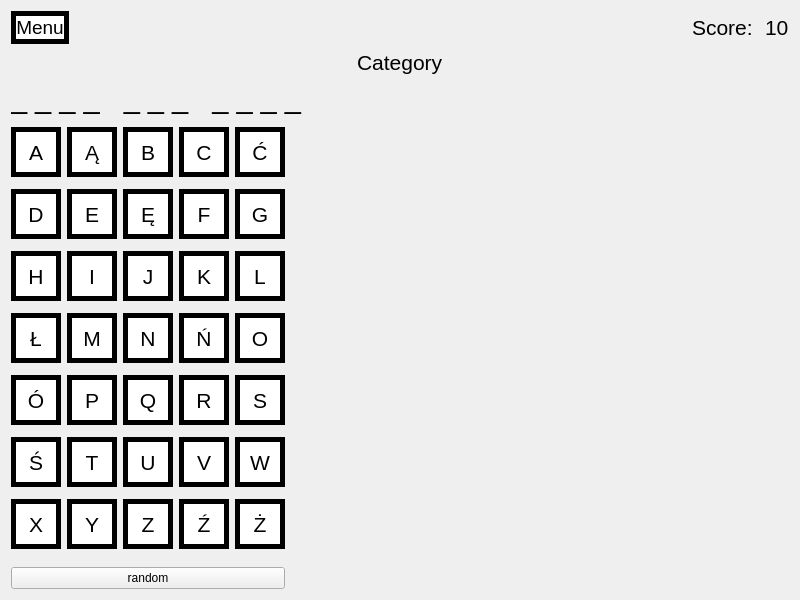
<?xml version="1.0" encoding="UTF-8"?>
<ui version="4.0">
 <class>Game</class>
 <widget class="QWidget" name="Game">
  <property name="geometry">
   <rect>
    <x>0</x>
    <y>0</y>
    <width>800</width>
    <height>600</height>
   </rect>
  </property>
  <property name="windowTitle">
   <string>Form</string>
  </property>
  <layout class="QGridLayout" name="gridLayout_2">
   <item row="0" column="0" colspan="2">
    <layout class="QHBoxLayout" name="horizontalLayout">
     <item>
      <widget class="QPushButton" name="btnMenu">
       <property name="styleSheet">
        <string notr="true">QPushButton {
	border: 5px solid #000000;
	font-size: 14pt;
	color: #000000;
	background-color: #ffffff;
}</string>
       </property>
       <property name="text">
        <string>Menu</string>
       </property>
      </widget>
     </item>
     <item>
      <spacer name="hspacer1">
       <property name="orientation">
        <enum>Qt::Horizontal</enum>
       </property>
       <property name="sizeHint" stdset="0">
        <size>
         <width>40</width>
         <height>20</height>
        </size>
       </property>
      </spacer>
     </item>
     <item>
      <widget class="QLabel" name="labelScore">
       <property name="styleSheet">
        <string notr="true">QLabel {
	font: 16pt;
	color: #000000;
}</string>
       </property>
       <property name="text">
        <string>Score: </string>
       </property>
      </widget>
     </item>
     <item>
      <widget class="QLabel" name="score">
       <property name="styleSheet">
        <string notr="true">QLabel {
	font: 16pt;
	color: #000000;
}</string>
       </property>
       <property name="text">
        <string>10</string>
       </property>
      </widget>
     </item>
    </layout>
   </item>
   <item row="10" column="0">
    <widget class="QPushButton" name="btnRandom">
     <property name="text">
      <string>random</string>
     </property>
    </widget>
   </item>
   <item row="9" column="1">
    <widget class="QStackedWidget" name="canvasDisplay">
     <widget class="QWidget" name="canvas"/>
    </widget>
   </item>
   <item row="8" column="0" colspan="2">
    <widget class="QLabel" name="phrase">
     <property name="styleSheet">
      <string notr="true">QLabel {
	font: 22pt;
	qproperty-alignment: 'AlignCenter';
	color: #000000;
}</string>
     </property>
     <property name="text">
      <string>_ _ _ _   _ _ _   _ _ _ _</string>
     </property>
    </widget>
   </item>
   <item row="9" column="0">
    <layout class="QGridLayout" name="gridLayout">
     <item row="0" column="0">
      <widget class="QPushButton" name="btnA">
       <property name="enabled">
        <bool>true</bool>
       </property>
       <property name="sizePolicy">
        <sizepolicy hsizetype="Minimum" vsizetype="Fixed">
         <horstretch>0</horstretch>
         <verstretch>0</verstretch>
        </sizepolicy>
       </property>
       <property name="minimumSize">
        <size>
         <width>50</width>
         <height>50</height>
        </size>
       </property>
       <property name="styleSheet">
        <string notr="true">QPushButton {
	border: 5px solid #000000;
	font-size: 16pt;
	background-color: #ffffff;
	color: #000000;
}

QPushButton:!enabled {
	border: 5px solid #c7c7c7;
	background-color: #ffffff;
	color: #c7c7c7;
}</string>
       </property>
       <property name="text">
        <string>A</string>
       </property>
      </widget>
     </item>
     <item row="3" column="4">
      <widget class="QPushButton" name="btnO">
       <property name="sizePolicy">
        <sizepolicy hsizetype="Minimum" vsizetype="Fixed">
         <horstretch>0</horstretch>
         <verstretch>0</verstretch>
        </sizepolicy>
       </property>
       <property name="minimumSize">
        <size>
         <width>50</width>
         <height>50</height>
        </size>
       </property>
       <property name="styleSheet">
        <string notr="true">QPushButton {
	border: 5px solid #000000;
	font-size: 16pt;
	background-color: #ffffff;
	color: #000000;
}

QPushButton:!enabled {
	border: 5px solid #c7c7c7;
	background-color: #ffffff;
	color: #c7c7c7;
}</string>
       </property>
       <property name="text">
        <string>O</string>
       </property>
      </widget>
     </item>
     <item row="0" column="2">
      <widget class="QPushButton" name="btnB">
       <property name="sizePolicy">
        <sizepolicy hsizetype="Minimum" vsizetype="Fixed">
         <horstretch>0</horstretch>
         <verstretch>0</verstretch>
        </sizepolicy>
       </property>
       <property name="minimumSize">
        <size>
         <width>50</width>
         <height>50</height>
        </size>
       </property>
       <property name="styleSheet">
        <string notr="true">QPushButton {
	border: 5px solid #000000;
	font-size: 16pt;
	background-color: #ffffff;
	color: #000000;
}

QPushButton:!enabled {
	border: 5px solid #c7c7c7;
	background-color: #ffffff;
	color: #c7c7c7;
}</string>
       </property>
       <property name="text">
        <string>B</string>
       </property>
      </widget>
     </item>
     <item row="2" column="3">
      <widget class="QPushButton" name="btnK">
       <property name="sizePolicy">
        <sizepolicy hsizetype="Minimum" vsizetype="Fixed">
         <horstretch>0</horstretch>
         <verstretch>0</verstretch>
        </sizepolicy>
       </property>
       <property name="minimumSize">
        <size>
         <width>50</width>
         <height>50</height>
        </size>
       </property>
       <property name="styleSheet">
        <string notr="true">QPushButton {
	border: 5px solid #000000;
	font-size: 16pt;
	background-color: #ffffff;
	color: #000000;
}

QPushButton:!enabled {
	border: 5px solid #c7c7c7;
	background-color: #ffffff;
	color: #c7c7c7;
}</string>
       </property>
       <property name="text">
        <string>K</string>
       </property>
      </widget>
     </item>
     <item row="6" column="3">
      <widget class="QPushButton" name="btnX_">
       <property name="sizePolicy">
        <sizepolicy hsizetype="Minimum" vsizetype="Fixed">
         <horstretch>0</horstretch>
         <verstretch>0</verstretch>
        </sizepolicy>
       </property>
       <property name="minimumSize">
        <size>
         <width>50</width>
         <height>50</height>
        </size>
       </property>
       <property name="styleSheet">
        <string notr="true">QPushButton {
	border: 5px solid #000000;
	font-size: 16pt;
	background-color: #ffffff;
	color: #000000;
}

QPushButton:!enabled {
	border: 5px solid #c7c7c7;
	background-color: #ffffff;
	color: #c7c7c7;
}</string>
       </property>
       <property name="text">
        <string>Ź</string>
       </property>
      </widget>
     </item>
     <item row="4" column="3">
      <widget class="QPushButton" name="btnR">
       <property name="sizePolicy">
        <sizepolicy hsizetype="Minimum" vsizetype="Fixed">
         <horstretch>0</horstretch>
         <verstretch>0</verstretch>
        </sizepolicy>
       </property>
       <property name="minimumSize">
        <size>
         <width>50</width>
         <height>50</height>
        </size>
       </property>
       <property name="styleSheet">
        <string notr="true">QPushButton {
	border: 5px solid #000000;
	font-size: 16pt;
	background-color: #ffffff;
	color: #000000;
}

QPushButton:!enabled {
	border: 5px solid #c7c7c7;
	background-color: #ffffff;
	color: #c7c7c7;
}</string>
       </property>
       <property name="text">
        <string>R</string>
       </property>
      </widget>
     </item>
     <item row="6" column="2">
      <widget class="QPushButton" name="btnZ">
       <property name="sizePolicy">
        <sizepolicy hsizetype="Minimum" vsizetype="Fixed">
         <horstretch>0</horstretch>
         <verstretch>0</verstretch>
        </sizepolicy>
       </property>
       <property name="minimumSize">
        <size>
         <width>50</width>
         <height>50</height>
        </size>
       </property>
       <property name="styleSheet">
        <string notr="true">QPushButton {
	border: 5px solid #000000;
	font-size: 16pt;
	background-color: #ffffff;
	color: #000000;
}

QPushButton:!enabled {
	border: 5px solid #c7c7c7;
	background-color: #ffffff;
	color: #c7c7c7;
}</string>
       </property>
       <property name="text">
        <string>Z</string>
       </property>
      </widget>
     </item>
     <item row="5" column="2">
      <widget class="QPushButton" name="btnU">
       <property name="sizePolicy">
        <sizepolicy hsizetype="Minimum" vsizetype="Fixed">
         <horstretch>0</horstretch>
         <verstretch>0</verstretch>
        </sizepolicy>
       </property>
       <property name="minimumSize">
        <size>
         <width>50</width>
         <height>50</height>
        </size>
       </property>
       <property name="styleSheet">
        <string notr="true">QPushButton {
	border: 5px solid #000000;
	font-size: 16pt;
	background-color: #ffffff;
	color: #000000;
}

QPushButton:!enabled {
	border: 5px solid #c7c7c7;
	background-color: #ffffff;
	color: #c7c7c7;
}</string>
       </property>
       <property name="text">
        <string>U</string>
       </property>
      </widget>
     </item>
     <item row="1" column="4">
      <widget class="QPushButton" name="btnG">
       <property name="sizePolicy">
        <sizepolicy hsizetype="Minimum" vsizetype="Fixed">
         <horstretch>0</horstretch>
         <verstretch>0</verstretch>
        </sizepolicy>
       </property>
       <property name="minimumSize">
        <size>
         <width>50</width>
         <height>50</height>
        </size>
       </property>
       <property name="styleSheet">
        <string notr="true">QPushButton {
	border: 5px solid #000000;
	font-size: 16pt;
	background-color: #ffffff;
	color: #000000;
}

QPushButton:!enabled {
	border: 5px solid #c7c7c7;
	background-color: #ffffff;
	color: #c7c7c7;
}</string>
       </property>
       <property name="text">
        <string>G</string>
       </property>
      </widget>
     </item>
     <item row="4" column="0">
      <widget class="QPushButton" name="btnO_">
       <property name="sizePolicy">
        <sizepolicy hsizetype="Minimum" vsizetype="Fixed">
         <horstretch>0</horstretch>
         <verstretch>0</verstretch>
        </sizepolicy>
       </property>
       <property name="minimumSize">
        <size>
         <width>50</width>
         <height>50</height>
        </size>
       </property>
       <property name="styleSheet">
        <string notr="true">QPushButton {
	border: 5px solid #000000;
	font-size: 16pt;
	background-color: #ffffff;
	color: #000000;
}

QPushButton:!enabled {
	border: 5px solid #c7c7c7;
	background-color: #ffffff;
	color: #c7c7c7;
}</string>
       </property>
       <property name="text">
        <string>Ó</string>
       </property>
      </widget>
     </item>
     <item row="4" column="1">
      <widget class="QPushButton" name="btnP">
       <property name="sizePolicy">
        <sizepolicy hsizetype="Minimum" vsizetype="Fixed">
         <horstretch>0</horstretch>
         <verstretch>0</verstretch>
        </sizepolicy>
       </property>
       <property name="minimumSize">
        <size>
         <width>50</width>
         <height>50</height>
        </size>
       </property>
       <property name="styleSheet">
        <string notr="true">QPushButton {
	border: 5px solid #000000;
	font-size: 16pt;
	background-color: #ffffff;
	color: #000000;
}

QPushButton:!enabled {
	border: 5px solid #c7c7c7;
	background-color: #ffffff;
	color: #c7c7c7;
}</string>
       </property>
       <property name="text">
        <string>P</string>
       </property>
      </widget>
     </item>
     <item row="5" column="3">
      <widget class="QPushButton" name="btnV">
       <property name="sizePolicy">
        <sizepolicy hsizetype="Minimum" vsizetype="Fixed">
         <horstretch>0</horstretch>
         <verstretch>0</verstretch>
        </sizepolicy>
       </property>
       <property name="minimumSize">
        <size>
         <width>50</width>
         <height>50</height>
        </size>
       </property>
       <property name="styleSheet">
        <string notr="true">QPushButton {
	border: 5px solid #000000;
	font-size: 16pt;
	background-color: #ffffff;
	color: #000000;
}

QPushButton:!enabled {
	border: 5px solid #c7c7c7;
	background-color: #ffffff;
	color: #c7c7c7;
}</string>
       </property>
       <property name="text">
        <string>V</string>
       </property>
      </widget>
     </item>
     <item row="1" column="2">
      <widget class="QPushButton" name="btnE_">
       <property name="sizePolicy">
        <sizepolicy hsizetype="Minimum" vsizetype="Fixed">
         <horstretch>0</horstretch>
         <verstretch>0</verstretch>
        </sizepolicy>
       </property>
       <property name="minimumSize">
        <size>
         <width>50</width>
         <height>50</height>
        </size>
       </property>
       <property name="styleSheet">
        <string notr="true">QPushButton {
	border: 5px solid #000000;
	font-size: 16pt;
	background-color: #ffffff;
	color: #000000;
}

QPushButton:!enabled {
	border: 5px solid #c7c7c7;
	background-color: #ffffff;
	color: #c7c7c7;
}</string>
       </property>
       <property name="text">
        <string>Ę</string>
       </property>
      </widget>
     </item>
     <item row="3" column="2">
      <widget class="QPushButton" name="btnN">
       <property name="sizePolicy">
        <sizepolicy hsizetype="Minimum" vsizetype="Fixed">
         <horstretch>0</horstretch>
         <verstretch>0</verstretch>
        </sizepolicy>
       </property>
       <property name="minimumSize">
        <size>
         <width>50</width>
         <height>50</height>
        </size>
       </property>
       <property name="styleSheet">
        <string notr="true">QPushButton {
	border: 5px solid #000000;
	font-size: 16pt;
	background-color: #ffffff;
	color: #000000;
}

QPushButton:!enabled {
	border: 5px solid #c7c7c7;
	background-color: #ffffff;
	color: #c7c7c7;
}</string>
       </property>
       <property name="text">
        <string>N</string>
       </property>
      </widget>
     </item>
     <item row="5" column="1">
      <widget class="QPushButton" name="btnT">
       <property name="sizePolicy">
        <sizepolicy hsizetype="Minimum" vsizetype="Fixed">
         <horstretch>0</horstretch>
         <verstretch>0</verstretch>
        </sizepolicy>
       </property>
       <property name="minimumSize">
        <size>
         <width>50</width>
         <height>50</height>
        </size>
       </property>
       <property name="styleSheet">
        <string notr="true">QPushButton {
	border: 5px solid #000000;
	font-size: 16pt;
	background-color: #ffffff;
	color: #000000;
}

QPushButton:!enabled {
	border: 5px solid #c7c7c7;
	background-color: #ffffff;
	color: #c7c7c7;
}</string>
       </property>
       <property name="text">
        <string>T</string>
       </property>
      </widget>
     </item>
     <item row="2" column="0">
      <widget class="QPushButton" name="btnH">
       <property name="sizePolicy">
        <sizepolicy hsizetype="Minimum" vsizetype="Fixed">
         <horstretch>0</horstretch>
         <verstretch>0</verstretch>
        </sizepolicy>
       </property>
       <property name="minimumSize">
        <size>
         <width>50</width>
         <height>50</height>
        </size>
       </property>
       <property name="styleSheet">
        <string notr="true">QPushButton {
	border: 5px solid #000000;
	font-size: 16pt;
	background-color: #ffffff;
	color: #000000;
}

QPushButton:!enabled {
	border: 5px solid #c7c7c7;
	background-color: #ffffff;
	color: #c7c7c7;
}</string>
       </property>
       <property name="text">
        <string>H</string>
       </property>
      </widget>
     </item>
     <item row="0" column="3">
      <widget class="QPushButton" name="btnC">
       <property name="sizePolicy">
        <sizepolicy hsizetype="Minimum" vsizetype="Fixed">
         <horstretch>0</horstretch>
         <verstretch>0</verstretch>
        </sizepolicy>
       </property>
       <property name="minimumSize">
        <size>
         <width>50</width>
         <height>50</height>
        </size>
       </property>
       <property name="styleSheet">
        <string notr="true">QPushButton {
	border: 5px solid #000000;
	font-size: 16pt;
	background-color: #ffffff;
	color: #000000;
}

QPushButton:!enabled {
	border: 5px solid #c7c7c7;
	background-color: #ffffff;
	color: #c7c7c7;
}</string>
       </property>
       <property name="text">
        <string>C</string>
       </property>
      </widget>
     </item>
     <item row="6" column="4">
      <widget class="QPushButton" name="btnZ_">
       <property name="sizePolicy">
        <sizepolicy hsizetype="Minimum" vsizetype="Fixed">
         <horstretch>0</horstretch>
         <verstretch>0</verstretch>
        </sizepolicy>
       </property>
       <property name="minimumSize">
        <size>
         <width>50</width>
         <height>50</height>
        </size>
       </property>
       <property name="styleSheet">
        <string notr="true">QPushButton {
	border: 5px solid #000000;
	font-size: 16pt;
	background-color: #ffffff;
	color: #000000;
}

QPushButton:!enabled {
	border: 5px solid #c7c7c7;
	background-color: #ffffff;
	color: #c7c7c7;
}</string>
       </property>
       <property name="text">
        <string>Ż</string>
       </property>
      </widget>
     </item>
     <item row="4" column="4">
      <widget class="QPushButton" name="btnS">
       <property name="sizePolicy">
        <sizepolicy hsizetype="Minimum" vsizetype="Fixed">
         <horstretch>0</horstretch>
         <verstretch>0</verstretch>
        </sizepolicy>
       </property>
       <property name="minimumSize">
        <size>
         <width>50</width>
         <height>50</height>
        </size>
       </property>
       <property name="styleSheet">
        <string notr="true">QPushButton {
	border: 5px solid #000000;
	font-size: 16pt;
	background-color: #ffffff;
	color: #000000;
}

QPushButton:!enabled {
	border: 5px solid #c7c7c7;
	background-color: #ffffff;
	color: #c7c7c7;
}</string>
       </property>
       <property name="text">
        <string>S</string>
       </property>
      </widget>
     </item>
     <item row="2" column="2">
      <widget class="QPushButton" name="btnJ">
       <property name="sizePolicy">
        <sizepolicy hsizetype="Minimum" vsizetype="Fixed">
         <horstretch>0</horstretch>
         <verstretch>0</verstretch>
        </sizepolicy>
       </property>
       <property name="minimumSize">
        <size>
         <width>50</width>
         <height>50</height>
        </size>
       </property>
       <property name="styleSheet">
        <string notr="true">QPushButton {
	border: 5px solid #000000;
	font-size: 16pt;
	background-color: #ffffff;
	color: #000000;
}

QPushButton:!enabled {
	border: 5px solid #c7c7c7;
	background-color: #ffffff;
	color: #c7c7c7;
}</string>
       </property>
       <property name="text">
        <string>J</string>
       </property>
      </widget>
     </item>
     <item row="1" column="1">
      <widget class="QPushButton" name="btnE">
       <property name="sizePolicy">
        <sizepolicy hsizetype="Minimum" vsizetype="Fixed">
         <horstretch>0</horstretch>
         <verstretch>0</verstretch>
        </sizepolicy>
       </property>
       <property name="minimumSize">
        <size>
         <width>50</width>
         <height>50</height>
        </size>
       </property>
       <property name="styleSheet">
        <string notr="true">QPushButton {
	border: 5px solid #000000;
	font-size: 16pt;
	background-color: #ffffff;
	color: #000000;
}

QPushButton:!enabled {
	border: 5px solid #c7c7c7;
	background-color: #ffffff;
	color: #c7c7c7;
}</string>
       </property>
       <property name="text">
        <string>E</string>
       </property>
      </widget>
     </item>
     <item row="2" column="4">
      <widget class="QPushButton" name="btnL">
       <property name="sizePolicy">
        <sizepolicy hsizetype="Minimum" vsizetype="Fixed">
         <horstretch>0</horstretch>
         <verstretch>0</verstretch>
        </sizepolicy>
       </property>
       <property name="minimumSize">
        <size>
         <width>50</width>
         <height>50</height>
        </size>
       </property>
       <property name="styleSheet">
        <string notr="true">QPushButton {
	border: 5px solid #000000;
	font-size: 16pt;
	background-color: #ffffff;
	color: #000000;
}

QPushButton:!enabled {
	border: 5px solid #c7c7c7;
	background-color: #ffffff;
	color: #c7c7c7;
}</string>
       </property>
       <property name="text">
        <string>L</string>
       </property>
      </widget>
     </item>
     <item row="3" column="1">
      <widget class="QPushButton" name="btnM">
       <property name="sizePolicy">
        <sizepolicy hsizetype="Minimum" vsizetype="Fixed">
         <horstretch>0</horstretch>
         <verstretch>0</verstretch>
        </sizepolicy>
       </property>
       <property name="minimumSize">
        <size>
         <width>50</width>
         <height>50</height>
        </size>
       </property>
       <property name="styleSheet">
        <string notr="true">QPushButton {
	border: 5px solid #000000;
	font-size: 16pt;
	background-color: #ffffff;
	color: #000000;
}

QPushButton:!enabled {
	border: 5px solid #c7c7c7;
	background-color: #ffffff;
	color: #c7c7c7;
}</string>
       </property>
       <property name="text">
        <string>M</string>
       </property>
      </widget>
     </item>
     <item row="5" column="4">
      <widget class="QPushButton" name="btnW">
       <property name="sizePolicy">
        <sizepolicy hsizetype="Minimum" vsizetype="Fixed">
         <horstretch>0</horstretch>
         <verstretch>0</verstretch>
        </sizepolicy>
       </property>
       <property name="minimumSize">
        <size>
         <width>50</width>
         <height>50</height>
        </size>
       </property>
       <property name="styleSheet">
        <string notr="true">QPushButton {
	border: 5px solid #000000;
	font-size: 16pt;
	background-color: #ffffff;
	color: #000000;
}

QPushButton:!enabled {
	border: 5px solid #c7c7c7;
	background-color: #ffffff;
	color: #c7c7c7;
}</string>
       </property>
       <property name="text">
        <string>W</string>
       </property>
      </widget>
     </item>
     <item row="5" column="0">
      <widget class="QPushButton" name="btnS_">
       <property name="sizePolicy">
        <sizepolicy hsizetype="Minimum" vsizetype="Fixed">
         <horstretch>0</horstretch>
         <verstretch>0</verstretch>
        </sizepolicy>
       </property>
       <property name="minimumSize">
        <size>
         <width>50</width>
         <height>50</height>
        </size>
       </property>
       <property name="styleSheet">
        <string notr="true">QPushButton {
	border: 5px solid #000000;
	font-size: 16pt;
	background-color: #ffffff;
	color: #000000;
}

QPushButton:!enabled {
	border: 5px solid #c7c7c7;
	background-color: #ffffff;
	color: #c7c7c7;
}</string>
       </property>
       <property name="text">
        <string>Ś</string>
       </property>
      </widget>
     </item>
     <item row="1" column="3">
      <widget class="QPushButton" name="btnF">
       <property name="sizePolicy">
        <sizepolicy hsizetype="Minimum" vsizetype="Fixed">
         <horstretch>0</horstretch>
         <verstretch>0</verstretch>
        </sizepolicy>
       </property>
       <property name="minimumSize">
        <size>
         <width>50</width>
         <height>50</height>
        </size>
       </property>
       <property name="styleSheet">
        <string notr="true">QPushButton {
	border: 5px solid #000000;
	font-size: 16pt;
	background-color: #ffffff;
	color: #000000;
}

QPushButton:!enabled {
	border: 5px solid #c7c7c7;
	background-color: #ffffff;
	color: #c7c7c7;
}</string>
       </property>
       <property name="text">
        <string>F</string>
       </property>
      </widget>
     </item>
     <item row="2" column="1">
      <widget class="QPushButton" name="btnI">
       <property name="sizePolicy">
        <sizepolicy hsizetype="Minimum" vsizetype="Fixed">
         <horstretch>0</horstretch>
         <verstretch>0</verstretch>
        </sizepolicy>
       </property>
       <property name="minimumSize">
        <size>
         <width>50</width>
         <height>50</height>
        </size>
       </property>
       <property name="styleSheet">
        <string notr="true">QPushButton {
	border: 5px solid #000000;
	font-size: 16pt;
	background-color: #ffffff;
	color: #000000;
}

QPushButton:!enabled {
	border: 5px solid #c7c7c7;
	background-color: #ffffff;
	color: #c7c7c7;
}</string>
       </property>
       <property name="text">
        <string>I</string>
       </property>
      </widget>
     </item>
     <item row="0" column="1">
      <widget class="QPushButton" name="btnA_">
       <property name="sizePolicy">
        <sizepolicy hsizetype="Minimum" vsizetype="Fixed">
         <horstretch>0</horstretch>
         <verstretch>0</verstretch>
        </sizepolicy>
       </property>
       <property name="minimumSize">
        <size>
         <width>50</width>
         <height>50</height>
        </size>
       </property>
       <property name="styleSheet">
        <string notr="true">QPushButton {
	border: 5px solid #000000;
	font-size: 16pt;
	background-color: #ffffff;
	color: #000000;
}

QPushButton:!enabled {
	border: 5px solid #c7c7c7;
	background-color: #ffffff;
	color: #c7c7c7;
}</string>
       </property>
       <property name="text">
        <string>Ą</string>
       </property>
      </widget>
     </item>
     <item row="0" column="4">
      <widget class="QPushButton" name="btnC_">
       <property name="sizePolicy">
        <sizepolicy hsizetype="Minimum" vsizetype="Fixed">
         <horstretch>0</horstretch>
         <verstretch>0</verstretch>
        </sizepolicy>
       </property>
       <property name="minimumSize">
        <size>
         <width>50</width>
         <height>50</height>
        </size>
       </property>
       <property name="styleSheet">
        <string notr="true">QPushButton {
	border: 5px solid #000000;
	font-size: 16pt;
	background-color: #ffffff;
	color: #000000;
}

QPushButton:!enabled {
	border: 5px solid #c7c7c7;
	background-color: #ffffff;
	color: #c7c7c7;
}</string>
       </property>
       <property name="text">
        <string>Ć</string>
       </property>
      </widget>
     </item>
     <item row="1" column="0">
      <widget class="QPushButton" name="btnD">
       <property name="sizePolicy">
        <sizepolicy hsizetype="Minimum" vsizetype="Fixed">
         <horstretch>0</horstretch>
         <verstretch>0</verstretch>
        </sizepolicy>
       </property>
       <property name="minimumSize">
        <size>
         <width>50</width>
         <height>50</height>
        </size>
       </property>
       <property name="styleSheet">
        <string notr="true">QPushButton {
	border: 5px solid #000000;
	font-size: 16pt;
	background-color: #ffffff;
	color: #000000;
}

QPushButton:!enabled {
	border: 5px solid #c7c7c7;
	background-color: #ffffff;
	color: #c7c7c7;
}</string>
       </property>
       <property name="text">
        <string>D</string>
       </property>
      </widget>
     </item>
     <item row="3" column="3">
      <widget class="QPushButton" name="btnN_">
       <property name="sizePolicy">
        <sizepolicy hsizetype="Minimum" vsizetype="Fixed">
         <horstretch>0</horstretch>
         <verstretch>0</verstretch>
        </sizepolicy>
       </property>
       <property name="minimumSize">
        <size>
         <width>50</width>
         <height>50</height>
        </size>
       </property>
       <property name="styleSheet">
        <string notr="true">QPushButton {
	border: 5px solid #000000;
	font-size: 16pt;
	background-color: #ffffff;
	color: #000000;
}

QPushButton:!enabled {
	border: 5px solid #c7c7c7;
	background-color: #ffffff;
	color: #c7c7c7;
}</string>
       </property>
       <property name="text">
        <string>Ń</string>
       </property>
      </widget>
     </item>
     <item row="3" column="0">
      <widget class="QPushButton" name="btnL_">
       <property name="sizePolicy">
        <sizepolicy hsizetype="Minimum" vsizetype="Fixed">
         <horstretch>0</horstretch>
         <verstretch>0</verstretch>
        </sizepolicy>
       </property>
       <property name="minimumSize">
        <size>
         <width>50</width>
         <height>50</height>
        </size>
       </property>
       <property name="styleSheet">
        <string notr="true">QPushButton {
	border: 5px solid #000000;
	font-size: 16pt;
	background-color: #ffffff;
	color: #000000;
}

QPushButton:!enabled {
	border: 5px solid #c7c7c7;
	background-color: #ffffff;
	color: #c7c7c7;
}</string>
       </property>
       <property name="text">
        <string>Ł</string>
       </property>
      </widget>
     </item>
     <item row="6" column="1">
      <widget class="QPushButton" name="btnY">
       <property name="sizePolicy">
        <sizepolicy hsizetype="Minimum" vsizetype="Fixed">
         <horstretch>0</horstretch>
         <verstretch>0</verstretch>
        </sizepolicy>
       </property>
       <property name="minimumSize">
        <size>
         <width>50</width>
         <height>50</height>
        </size>
       </property>
       <property name="styleSheet">
        <string notr="true">QPushButton {
	border: 5px solid #000000;
	font-size: 16pt;
	background-color: #ffffff;
	color: #000000;
}

QPushButton:!enabled {
	border: 5px solid #c7c7c7;
	background-color: #ffffff;
	color: #c7c7c7;
}</string>
       </property>
       <property name="text">
        <string>Y</string>
       </property>
      </widget>
     </item>
     <item row="6" column="0">
      <widget class="QPushButton" name="btnX">
       <property name="sizePolicy">
        <sizepolicy hsizetype="Minimum" vsizetype="Fixed">
         <horstretch>0</horstretch>
         <verstretch>0</verstretch>
        </sizepolicy>
       </property>
       <property name="minimumSize">
        <size>
         <width>50</width>
         <height>50</height>
        </size>
       </property>
       <property name="styleSheet">
        <string notr="true">QPushButton {
	border: 5px solid #000000;
	font-size: 16pt;
	background-color: #ffffff;
	color: #000000;
}

QPushButton:!enabled {
	border: 5px solid #c7c7c7;
	background-color: #ffffff;
	color: #c7c7c7;
}</string>
       </property>
       <property name="text">
        <string>X</string>
       </property>
      </widget>
     </item>
     <item row="4" column="2">
      <widget class="QPushButton" name="btnQ">
       <property name="sizePolicy">
        <sizepolicy hsizetype="Minimum" vsizetype="Fixed">
         <horstretch>0</horstretch>
         <verstretch>0</verstretch>
        </sizepolicy>
       </property>
       <property name="minimumSize">
        <size>
         <width>50</width>
         <height>50</height>
        </size>
       </property>
       <property name="styleSheet">
        <string notr="true">QPushButton {
	border: 5px solid #000000;
	font-size: 16pt;
	background-color: #ffffff;
	color: #000000;
}

QPushButton:!enabled {
	border: 5px solid #c7c7c7;
	background-color: #ffffff;
	color: #c7c7c7;
}</string>
       </property>
       <property name="text">
        <string>Q</string>
       </property>
      </widget>
     </item>
    </layout>
   </item>
   <item row="2" column="0" colspan="2">
    <layout class="QHBoxLayout" name="layoutCategory">
     <item>
      <spacer name="hspacer2">
       <property name="orientation">
        <enum>Qt::Horizontal</enum>
       </property>
       <property name="sizeHint" stdset="0">
        <size>
         <width>40</width>
         <height>20</height>
        </size>
       </property>
      </spacer>
     </item>
     <item>
      <widget class="QLabel" name="category">
       <property name="styleSheet">
        <string notr="true">QLabel {
	font: 16pt;
	color: #000000;
}</string>
       </property>
       <property name="text">
        <string>Category</string>
       </property>
      </widget>
     </item>
     <item>
      <spacer name="hspacer3">
       <property name="orientation">
        <enum>Qt::Horizontal</enum>
       </property>
       <property name="sizeHint" stdset="0">
        <size>
         <width>40</width>
         <height>20</height>
        </size>
       </property>
      </spacer>
     </item>
    </layout>
   </item>
  </layout>
 </widget>
 <resources/>
 <connections/>
</ui>
